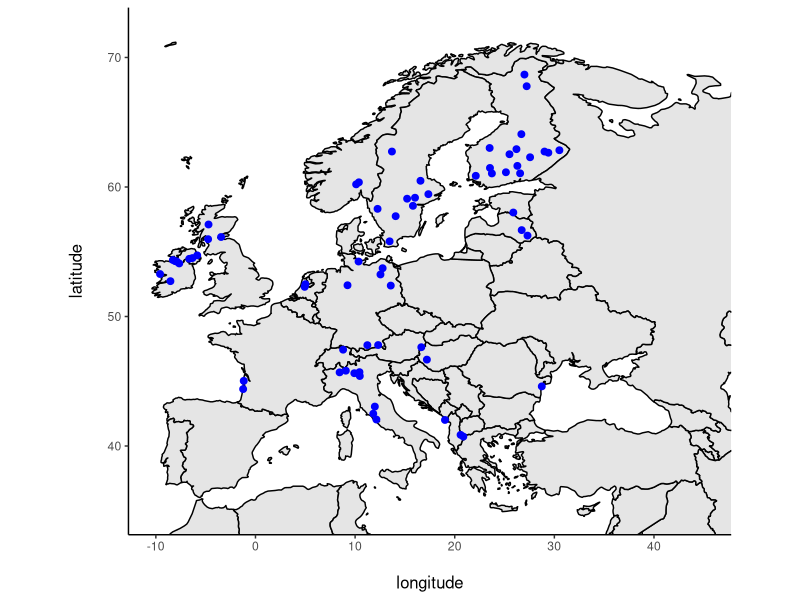
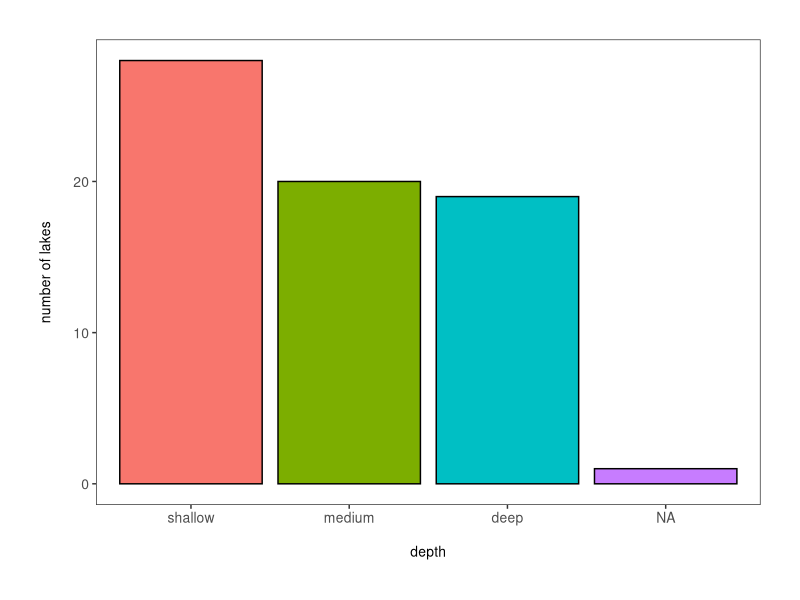
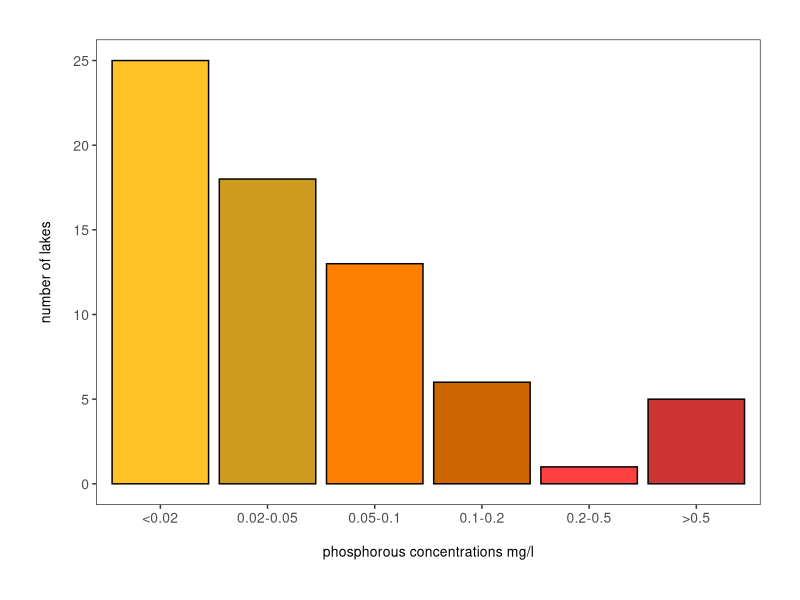
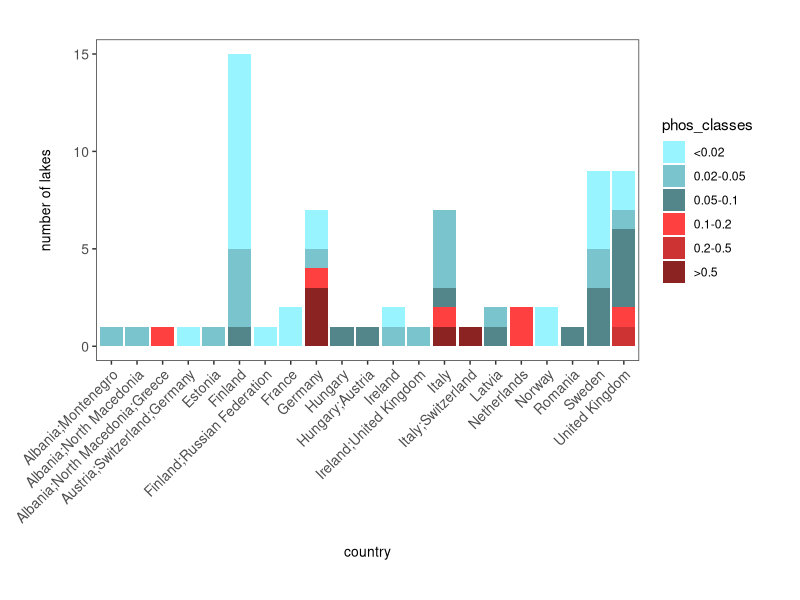

Reproduce these figures in R, in order.
library(readxl)

filtered <- read_excel("data/filteredlakes_final.xlsx")

library(ggplot2)
library(maps)  
worldmap = map_data('world')

ggplot() + 
  geom_polygon(data = worldmap, 
               aes(x = long, y = lat, group = group), 
               fill = 'gray90', color = 'black') + 
  coord_fixed(ratio = 1.3, xlim = c(-10,45), ylim = c(35, 72)) + 
  theme_classic() + 
  geom_point(data = filtered, 
             aes(x = as.numeric(lon_min_box), 
                 y = as.numeric(lat_min_box)), colour = "blue", size = 2) + 
  scale_size_area(max_size = 8) + 
  scale_color_viridis_c() + 
  xlab("\nlongitude") +
  ylab("latitude\n") +
  theme(legend.position = 'none') + 
  theme(title = element_text(size = 12))

library(dplyr)
filtered2 <- filtered %>%
  mutate(depth = case_when(
    mean_depth < 7                  ~ "shallow",
    mean_depth >= 7 & mean_depth < 15 ~ "medium",
    mean_depth >= 15  ~ "deep",
    TRUE                             ~ "NA"
  ))

filtered2 <- rename(filtered2, phosphorous = `phosphorous mg{P}/L` )

filtered2 <- 
  mutate(filtered2, phos_classes = case_when(
    phosphorous < 0.02                      ~ "<0.02",
    phosphorous >= 0.02 & phosphorous < 0.05  ~ "0.02-0.05",
    phosphorous >= 0.05 & phosphorous < 0.1   ~ "0.05-0.1",
    phosphorous >= 0.1 & phosphorous < 0.2    ~ "0.1-0.2",
    phosphorous >= 0.2 & phosphorous < 0.5    ~ "0.2-0.5",
    phosphorous >= 0.5   ~ ">0.5",
    TRUE                             ~ "NA"
  ))

# Lakes by depth
summary_stats <- filtered2 %>%
  group_by(depth) %>%
  summarise(total = length(name))

summary_stats$depth <- factor(summary_stats$depth,      # Reordering group factor levels
                              levels = c("shallow", "medium", "deep", "NA"))

# Making a barplot
(barplot_1 <- ggplot(data = summary_stats) +                                  
    geom_bar(aes(x = depth, y = total,
                 fill = depth),
             stat = "identity", colour = "black") +     
    labs(x = "\ndepth", y = "number of lakes\n")+
    theme_bw() +                                              
    theme(axis.text.x = element_text(size = 10),
          axis.text.y = element_text(size = 10),
          axis.title = element_text(size = 10, face = "plain"),                      
          panel.grid = element_blank(),                                          
          plot.margin = unit(c(1,1,1,1), units = , "cm"),
          legend.position = "none"))

# Lakes by phosphorous concentration
summary_stats2 <- filtered2 %>%
  group_by(phos_classes) %>%
  summarise(total = length(name))

summary_stats2$phos_classes <- factor(summary_stats2$phos_classes,      # Reordering group factor levels
                              levels = c("<0.02", "0.02-0.05", "0.05-0.1", "0.1-0.2", "0.2-0.5", ">0.5"))

colours <- c("#FFC125", "#CD9B1D", "#FF7F00", "#CD6600", "#FF4040", "#CD3333")

# Making a barplot
(barplot_2 <- ggplot(data = summary_stats2) +                                  
    geom_bar(aes(x = phos_classes, y = total, fill=phos_classes),
             stat = "identity", colour = "black") +     
    labs(x = "\nphosphorous concentrations mg/l", y = "number of lakes\n")+
    scale_fill_manual(values = colours) +
    theme_bw() +                                              
    theme(axis.text.x = element_text(size = 10),
          axis.text.y = element_text(size = 10),
          axis.title = element_text(size = 10, face = "plain"),                      
          panel.grid = element_blank(),                                          
          plot.margin = unit(c(1,1,1,1), units = , "cm"),
          legend.position = "none"))

# Lakes by countries (& phosphorous concentration)
summary_stats3 <- filtered2 %>%
  group_by(country, phos_classes) %>%
  summarise(lakes = length(name))

summary_stats3$phos_classes <- factor(summary_stats3$phos_classes,      # Reordering group factor levels
                                      levels = c("<0.02", "0.02-0.05", "0.05-0.1", "0.1-0.2", "0.2-0.5", ">0.5"))

colours2 <- c("#98F5FF", "#7AC5CD", "#53868B", "#FF4040", "#CD3333", "#8B2323")

(barplot_3 <- ggplot(data = summary_stats3) +                                  
    geom_bar(aes(x = country, y = lakes, fill=phos_classes),
             stat = "identity") +     
    labs(x = "\ncountry", y = "number of lakes\n")+
    scale_fill_manual(values = colours2) +
    theme_bw() +                                              
    theme(axis.text.x = element_text(size = 10, angle = 45, vjust = 1, hjust = 1),
          axis.text.y = element_text(size = 10),
          axis.title = element_text(size = 10, face = "plain"),                      
          panel.grid = element_blank(),                                          
          plot.margin = unit(c(1,1,1,1), units = , "cm")))
